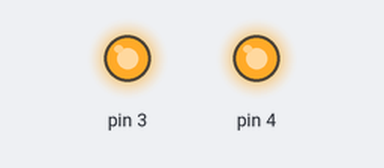
This sketch was run on a simulated Arduino Uno, built with avr-gcc and run on an emulated ATmega328P. Parts: output pins drawn as LEDs (lit = HIGH).

Above: at 0.5 s.
At 2.5 s:
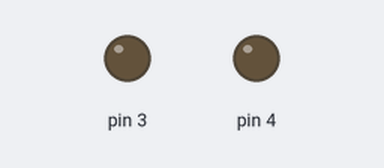
Timing chart, 0 to 5.2 s (numbered marks = the images above):
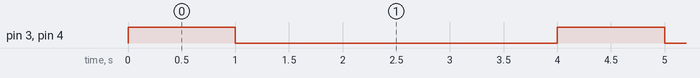

Measured:
- by itself, pin 3, pin 4: alternates HIGH for 1.0 s and LOW for 3.0 s

The sketch:

Blink2.ino
```cpp
/*
20160614

updated from https://ide.coding.net
updated from notebook (@CQ_ICC)

20160615
master : LED:3

*/

void setup()
{

  pinMode(3, OUTPUT);
  pinMode(4, OUTPUT);

}

void loop()
{
  digitalWrite(3, HIGH);
  digitalWrite(4, HIGH);
  delay(1000);

  digitalWrite(3, LOW);
  digitalWrite(4, LOW);
  delay(3000);
}
```
